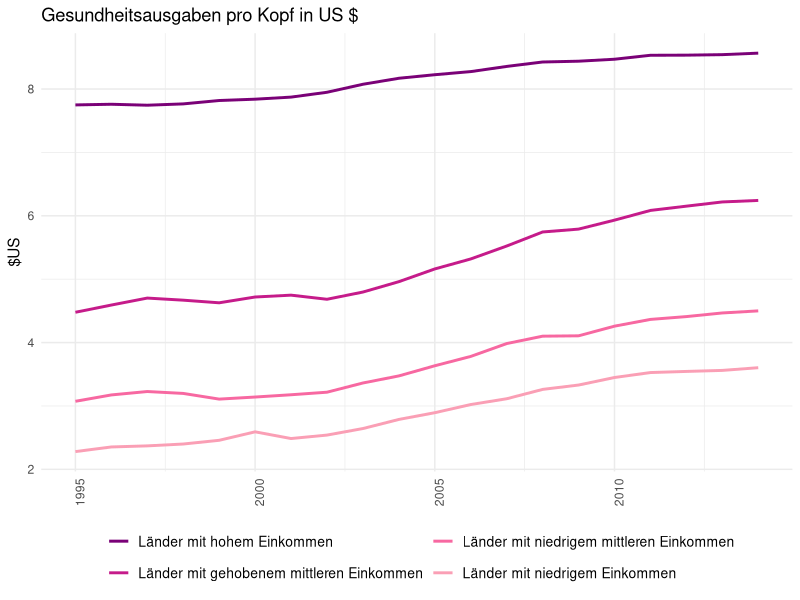
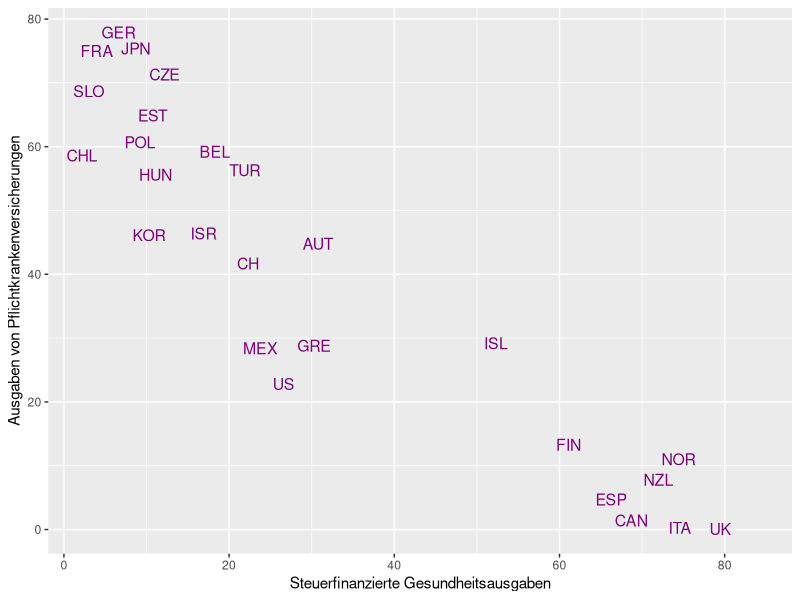

Generate these figures, in order, with R:
## ---- chunk 1
library(dplyr)
library(tidyr)
library(ggplot2)
library(ggthemes)
library(ggrepel)
library(scales)
## ---- chunk 2
df.per.capita<- read.csv('data/API_SH.XPD.PCAP_DS2_en_csv_v2.csv',skip = 4,stringsAsFactors = FALSE)
#df.per.capita<- read.csv('data/API_SH.XPD.PUBL_DS2_en_csv_v2.csv',skip = 4,stringsAsFactors = FALSE)

missing.years<- c(1960:1994,2015:2016)
missing.years.columns<- paste0("X",missing.years)
valid.years<- c(1995:2014)
valid.years.columns<- paste0("X",valid.years)
df.per.capita<-df.per.capita %>% select(-one_of(missing.years.columns))

## drop the countries with missing data
df.per.capita<-df.per.capita %>% filter(!is.na(X1995))
df.per.capita <-df.per.capita %>% filter(grepl("Low income|Lower middle income|Upper middle income|High income",Country.Name))
str(df.per.capita)
df.per.capita <- df.per.capita %>% select(one_of(c("Country.Name",valid.years.columns))) 

## ---- chunk 3
# df.per.capita <- df.per.capita %>%    mutate(quartile = ntile(X2014, 4)) %>% arrange((quartile))
# 
# groupy <-df.per.capita %>% group_by(quartile) %>% summarise_at(valid.years.columns,funs(mean))
## ---- chunk 4
gato<-df.per.capita %>% gather(year,expenditure,-Country.Name)
gato <- gato %>% mutate(year=as.numeric(gsub('X','',year)))
gato$Country.Name <- as.factor(gato$Country.Name)
gato$Country.Name <- factor(gato$Country.Name,  levels=rev(c("Low income","Lower middle income","Low & middle income","Middle income", "Upper middle income","High income")))


## ---- chunk 5
colors.vector<- rev(c("#fa9fb5","#f768a1","#c51b8a","#7a0177"))

title<- c("Gesundheitsausgaben pro Kopf in US $","$US")
#title<- c("Öffentliche Gesundheitsausgaben als Anteil der Gesamtgesundheitsausgaben","%")



ggplot(data=gato ,aes(x=year,y=log(expenditure),colour=(Country.Name)))+theme_minimal()+ geom_line(size=1)+labs(colour="")+ theme(axis.title = element_text(), axis.title.x=element_blank(), axis.text.x = element_text(angle = 90, hjust = 1),legend.text=element_text(size=10),plot.caption=element_text(size=8))+ ggtitle(title[1])+ylab(title[2]) + scale_colour_manual(values = colors.vector, labels = (c("Länder mit hohem Einkommen","Länder mit gehobenem mittleren Einkommen","Länder mit niedrigem mittleren Einkommen","Länder mit niedrigem Einkommen")))+  guides(fill = guide_legend(nrow = 2,ncol = 2, title.hjust = 0.4))+  guides(col = guide_legend(nrow = 2))+  theme(legend.position="bottom")


## ---- chunk 6
df2<-read.csv('data/dataset2.csv',stringsAsFactors = FALSE)

ggplot(df2,aes(x=Steuerfinanzierte.Gesundheitsausgaben,y=Ausgaben.von.Pflichtkrankenversicherungen,label=CODE))+  geom_text(check_overlap = TRUE,size=4,color="#7a0177")+labs(x='Steuerfinanzierte Gesundheitsausgaben',y='Ausgaben von Pflichtkrankenversicherungen')

